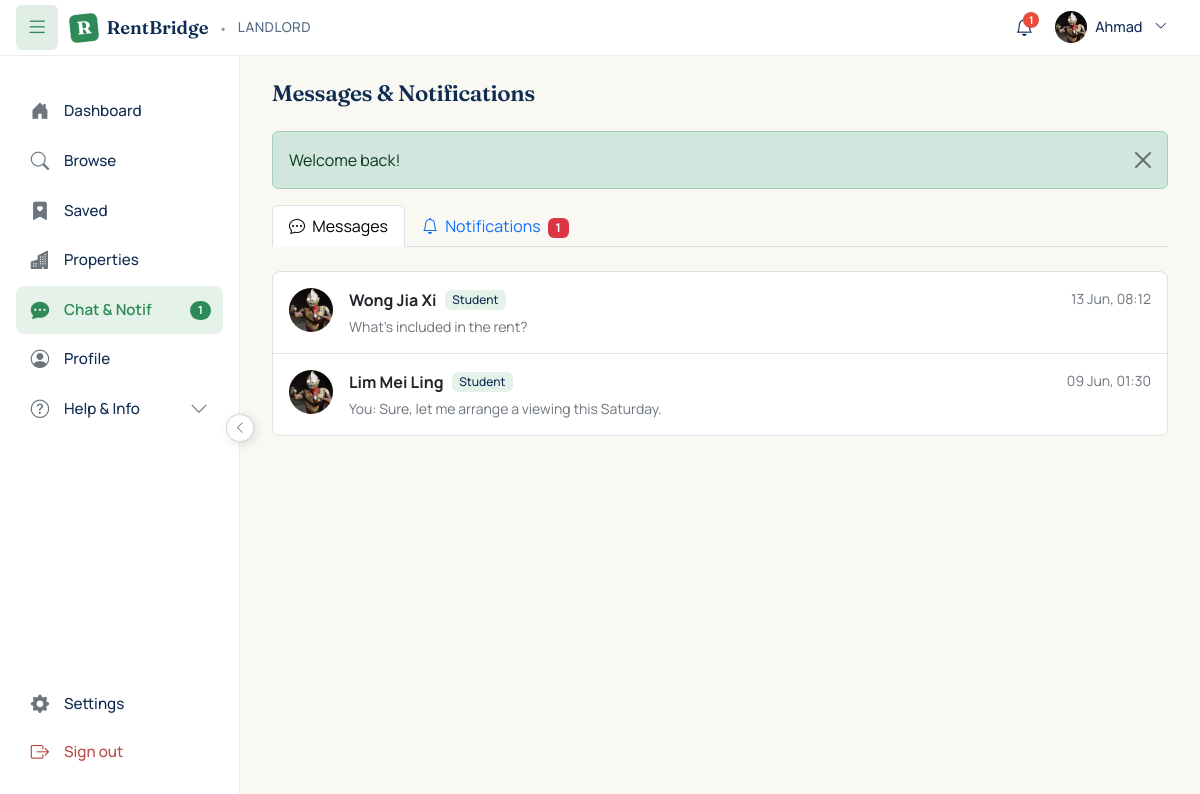
Screenshot of /chat.php (signed in) with the database file from the repository.
### tables this page shows
CREATE TABLE `landlords` (
  `user_id` int(11) NOT NULL,
  `full_name` varchar(150) NOT NULL,
  `preferred_name` varchar(50) NOT NULL DEFAULT '',
  `avatar_path` varchar(255) DEFAULT NULL,
  `ic_no` varchar(20) NOT NULL,
  `phone` varchar(20) NOT NULL,
  `allow_whatsapp` tinyint(1) NOT NULL DEFAULT 0,
  `address` varchar(255) DEFAULT NULL,
  `verified` tinyint(1) NOT NULL DEFAULT 0
);

CREATE TABLE `conversations` (
  `id` int(11) NOT NULL,
  `user_a` int(11) NOT NULL COMMENT 'Always lower user_id',
  `user_b` int(11) DEFAULT NULL,
  `property_id` int(11) DEFAULT NULL,
  `tenancy_id` int(11) DEFAULT NULL,
  `context_type` enum('property_inquiry','tenancy','friend','agent_case','other','contract_prep','housemate_group') NOT NULL DEFAULT 'other',
  `last_message_at` timestamp NULL DEFAULT NULL,
  `last_message_preview` varchar(120) DEFAULT NULL,
  `last_sender_id` int(11) DEFAULT NULL,
  `is_locked` tinyint(1) NOT NULL DEFAULT 0,
  `locked_reason` varchar(255) DEFAULT NULL,
  `created_at` timestamp NOT NULL DEFAULT current_timestamp()
);

CREATE TABLE `students` (
  `user_id` int(11) NOT NULL,
  `full_name` varchar(150) NOT NULL,
  `preferred_name` varchar(50) NOT NULL DEFAULT '',
  `avatar_path` varchar(255) DEFAULT NULL,
  `matric_no` varchar(20) NOT NULL,
  `ic_no` varchar(20) NOT NULL DEFAULT '',
  `university` varchar(80) NOT NULL DEFAULT 'UTeM',
  `phone` varchar(20) NOT NULL,
  `allow_whatsapp` tinyint(1) NOT NULL DEFAULT 0,
  `looking_for_housing` tinyint(1) NOT NULL DEFAULT 0,
  `housing_pref_city` varchar(80) DEFAULT NULL,
  `housing_pref_max_rent` decimal(8,2) DEFAULT NULL,
  `housing_pref_move_in` date DEFAULT NULL,
  `housing_bio` varchar(255) DEFAULT NULL
);

CREATE TABLE `users` (
  `id` int(11) NOT NULL,
  `email` varchar(120) NOT NULL,
  `password_hash` varchar(255) NOT NULL,
  `primary_role` enum('student','landlord','agent','admin') NOT NULL,
  `status` enum('active','pending','suspended','rejected') NOT NULL DEFAULT 'active',
  `last_used_role` enum('student','landlord','agent','admin') DEFAULT NULL,
  `created_at` timestamp NOT NULL DEFAULT current_timestamp(),
  `updated_at` timestamp NOT NULL DEFAULT current_timestamp() ON UPDATE current_timestamp()
);

### chat.php (the view, shortened to what the rows shown need)
<?php
require_once __DIR__ . '/includes/auth.php';
require_once __DIR__ . '/includes/chat.php';
$userId = current_user_id();
$tab    = in_array($_GET['tab'] ?? '', ['messages','notifications']) ? $_GET['tab'] : 'messages';
$conversations = get_user_inbox($userId);
$stmt = db()->prepare("SELECT COUNT(*) FROM notifications WHERE user_id = ? AND is_read = 0");
$stmt->execute([$userId]);
$unreadNotif = (int)$stmt->fetchColumn();
$pageTitle = 'Messages & Notifications';
$activeNav = 'chat';
?>
<ul class="nav nav-tabs mb-4">
    <li class="nav-item">
        <a class="nav-link <?= $tab === 'messages' ? 'active' : '' ?>"
           href="/rentbridge/chat.php?tab=messages">
            <i class="bi bi-chat-dots me-1"></i> Messages
        </a>
    </li>
    <li class="nav-item">
        <a class="nav-link <?= $tab === 'notifications' ? 'active' : '' ?>"
           href="/rentbridge/chat.php?tab=notifications">
            <i class="bi bi-bell me-1"></i> Notifications
            <?php if ($unreadNotif > 0): ?>
                <span class="badge bg-danger ms-1"><?= $unreadNotif > 99 ? '99+' : $unreadNotif ?></span>
            <?php endif; ?>
        </a>
    </li>
</ul>
<?php if ($tab === 'messages'): ?>
    <?php if (empty($conversations)): ?>
        <div class="text-center py-5 bg-white rounded-3 border">
            <i class="bi bi-chat-dots" style="font-size: 3rem; color: rgba(15,44,82,0.15);"></i>
            <h4 class="mt-3">No conversations yet</h4>
            <p class="text-secondary small">
                Start a chat by clicking "Open RentBridge chat" on any property page.
            </p>
        </div>
    <?php else: ?>
        <div class="bg-white border rounded-3 overflow-hidden">
            <?php foreach ($conversations as $i => $c):
                $isGroup  = ($c['context_type'] === 'housemate_group');
                $other    = $isGroup ? null : chat_get_user_display((int)$c['other_user_id']);
            ?>
                <a href="/rentbridge/chat/conversation.php?id=<?= (int)$c['id'] ?>"
                   class="d-block text-decoration-none text-dark <?= $i > 0 ? 'border-top' : '' ?>"
                   style="transition: background 0.1s;"
                   onmouseover="this.style.background='#FAF8F3'"
                   onmouseout="this.style.background='white'">
                    <div class="p-3 d-flex justify-content-between align-items-start">
                        <div class="d-flex gap-3 flex-grow-1 me-3">
                            <?php if ($isGroup): ?>
                                <div style="width:44px; height:44px; border-radius:50%; background:#E4F2EA;
                                            color:#0F2C52; display:flex; align-items:center; justify-content:center;
                                            font-size:1.2rem; flex-shrink:0;">
                                    <i class="bi bi-people-fill"></i>
                                </div>
                            <?php else: ?>
                                <?php
                                require_once __DIR__ . '/includes/avatar.php';
                                $_otherAvatar = get_avatar_path((int)$other['id'], $other['primary_role']);
                                ?>
                                <?php render_avatar($_otherAvatar, $other['name'], 44); ?>
                            <?php endif; ?>
                            <div class="flex-grow-1">
                                <div class="d-flex align-items-center gap-2 mb-1">
                                    <?php if ($isGroup): ?>
                                        <strong>Housemate Group</strong>
                                        <span class="badge bg-success" style="font-weight:500;">Group</span>
                                    <?php else: ?>
                                        <strong><?= e($other['name']) ?></strong>
                                        <span class="badge"
                                              style="background: <?php
                                                  echo match($other['primary_role']) {
                                                      'student'  => '#E4F2EA',
                                                      'landlord' => '#E6ECF4',
                                                      'agent'    => '#FFF4D6',
                                                      'admin'    => '#F8D7DA',
                                                      default    => '#E2E2E2',
                                                  };
                                              ?>; color:#0F2C52; font-weight:500;">
                                            <?= e(ucfirst($other['primary_role'])) ?>
                                        </span>
                                    <?php endif; ?>
                                </div>
                                <?php if (!empty($c['last_message_preview'])): ?>
                                    <div class="small text-secondary">
                                        <?php if ((int)$c['last_sender_id'] === $userId): ?>
                                            <span class="text-secondary">You: </span>
                                        <?php endif; ?>
                                        <?= e($c['last_message_preview']) ?>
                                    </div>
                                <?php else: ?>
                                    <div class="small text-secondary fst-italic">No messages yet</div>
                                <?php endif; ?>
                            </div>
                        </div>
                        <div class="text-end">
                            <?php if (!empty($c['last_message_at'])): ?>
                                <div class="small text-secondary mb-1">
                                    <?= e(date('d M, H:i', strtotime($c['last_message_at']))) ?>
                                </div>
                            <?php endif; ?>
                        </div>
                    </div>
                </a>
            <?php endforeach; ?>
        </div>
    <?php endif; ?>
<?php endif; ?>
<?php
$pageContent = ob_get_clean();
$role = current_role();
if ($role === 'student') {
    require __DIR__ . '/includes/student_layout.php';
} elseif ($role === 'landlord') {
    require __DIR__ . '/includes/landlord_layout.php';
} elseif ($role === 'agent') {
    require __DIR__ . '/includes/agent_layout.php';
} else {
    require __DIR__ . '/includes/admin_layout.php';
}

### includes/avatar.php (shortened to what the rows shown need)
<?php
require_once __DIR__ . '/auth.php';
function get_avatar_path(int $userId, string $role): ?string {
    $tableMap = [
        'student'  => 'students',
        'landlord' => 'landlords',
        'agent'    => 'agents',
    ];
    $pdo = db();
    $stmt = $pdo->prepare("SELECT avatar_path FROM {$tableMap[$role]} WHERE user_id = ?");
    $stmt->execute([$userId]);
    return $stmt->fetchColumn() ?: null;
}
function render_avatar(?string $avatarPath, string $name, int $sizePx = 44, string $bgColor = '#E4F2EA'): void {
    if (!empty($avatarPath)) {
        ?>
        <img src="/rentbridge/<?= e($avatarPath) ?>"
             alt="<?= e($name) ?>"
             style="width:<?= $sizePx ?>px; height:<?= $sizePx ?>px;
                    border-radius:50%; object-fit:cover; flex-shrink:0;">
        <?php
    }
}

### includes/landlord_layout.php (shortened to what the rows shown need)
<?php
require_once __DIR__ . '/auth.php';
require_once __DIR__ . '/chat.php';
$pageTitle     = $pageTitle     ?? 'Landlord';
$activeNav     = $activeNav     ?? '';
$pageTabs      = $pageTabs      ?? [];
$pageContent   = $pageContent   ?? '';
$userId = current_user_id();
$pdo = db();
$stmt = $pdo->prepare("SELECT preferred_name, full_name FROM landlords WHERE user_id = ?");
$stmt->execute([$userId]);
$me = $stmt->fetch() ?: [];
$myName = ($me['preferred_name'] ?? '') ?: ($me['full_name'] ?? 'Landlord');
$unreadChat = chat_unread_total($userId);
$stmt = $pdo->prepare("SELECT COUNT(*) FROM notifications WHERE user_id = ? AND is_read = 0");
$stmt->execute([$userId]);
$unreadNotif = (int)$stmt->fetchColumn();
$totalUnread = $unreadChat + $unreadNotif;
?>
<!DOCTYPE html>
<html lang="en">
<head>
    <link href="https://cdn.jsdelivr.net/npm/bootstrap@5.3.3/dist/css/bootstrap.min.css" rel="stylesheet">
    <link href="https://cdn.jsdelivr.net/npm/bootstrap-icons@1.11.3/font/bootstrap-icons.min.css" rel="stylesheet">
    <link href="/rentbridge/assets/css/style.css" rel="stylesheet">
    <link href="/rentbridge/assets/css/student.css" rel="stylesheet">
</head>
<body class="landlord-body">
<header class="user-topbar">
    <button type="button" class="topbar-toggle" id="sidebarToggle"
            data-tooltip="Hide sidebar" aria-label="Toggle sidebar">
        <i class="bi bi-list"></i>
    </button>
    <a href="/rentbridge/landlord/dashboard.php" class="topbar-brand">
        <span class="topbar-logo">R</span>
        <span class="topbar-name">RentBridge</span>
        <span style="opacity:0.5; margin: 0 4px;">·</span>
        <span style="font-family:'Manrope',sans-serif; font-size:0.85rem; font-weight:500;
                     letter-spacing:0.5px; text-transform:uppercase; opacity:0.7;">Landlord</span>
    </a>
<div class="topbar-right">
    <?php require_once __DIR__ . '/notifications_bell.php'; ?>
    <div class="topbar-user-menu dropdown">
        <button class="topbar-user-btn dropdown-toggle"
                type="button"
                data-bs-toggle="dropdown"
                aria-expanded="false">
            <?php
            require_once __DIR__ . '/avatar.php';
            $_avatarPath = get_avatar_path($userId, 'landlord');
            ?>
            <span class="topbar-user-name d-none d-md-inline">
                <?= e($myName) ?>
            </span>
            <i class="bi bi-chevron-down small ms-1 d-none d-md-inline"></i>
        </button>
    </div>
</div></header>
<div class="user-shell">
    <aside class="user-sidebar" id="userSidebar">
        <nav class="sidebar-nav">
            <nav class="sidebar-nav">
            <a href="/rentbridge/landlord/dashboard.php"
               class="sidebar-link <?= $activeNav === 'dashboard' ? 'active' : '' ?>">
                <i class="bi bi-house-door-fill"></i>
                <span class="sidebar-label">Dashboard</span>
            </a>
            <a href="/rentbridge/listings.php"
               class="sidebar-link <?= $activeNav === 'browse' ? 'active' : '' ?>">
                <i class="bi bi-search"></i>
                <span class="sidebar-label">Browse</span>
            </a>
            <a href="/rentbridge/saved.php"
               class="sidebar-link <?= $activeNav === 'saved' ? 'active' : '' ?>">
                <i class="bi bi-bookmark-heart-fill"></i>
                <span class="sidebar-label">Saved</span>
            </a>
            <a href="/rentbridge/landlord/properties.php"
               class="sidebar-link <?= $activeNav === 'properties' ? 'active' : '' ?>">
                <i class="bi bi-buildings-fill"></i>
                <span class="sidebar-label">Properties</span>
            </a>
            <a href="/rentbridge/chat.php"
               class="sidebar-link <?= $activeNav === 'chat' ? 'active' : '' ?>">
                <i class="bi bi-chat-dots-fill"></i>
                <span class="sidebar-label">Chat &amp; Notif</span>
                <?php if ($totalUnread > 0): ?>
                    <span class="sidebar-badge"><?= $totalUnread > 9 ? '9+' : $totalUnread ?></span>
                <?php endif; ?>
            </a>
            <a href="/rentbridge/landlord/profile.php"
               class="sidebar-link <?= $activeNav === 'profile' ? 'active' : '' ?>">
                <i class="bi bi-person-circle"></i>
                <span class="sidebar-label">Profile</span>
            </a>
            <div class="sidebar-collapsible">
                <button class="sidebar-link sidebar-collapsible-toggle"
                        data-collapse-target="helpMenu" type="button">
                    <i class="bi bi-question-circle"></i>
                    <span class="sidebar-label">Help &amp; Info</span>
                    <i class="bi bi-chevron-down sidebar-chevron"></i>
                </button>
            </div>
        </nav>
        <div class="sidebar-footer">
            <a href="/rentbridge/landlord/settings.php"
               class="sidebar-link <?= $activeNav === 'settings' ? 'active' : '' ?>">
                <i class="bi bi-gear-fill"></i>
                <span class="sidebar-label">Settings</span>
            </a>
            <a href="/rentbridge/auth/logout.php" class="sidebar-link sidebar-logout">
                <i class="bi bi-box-arrow-right"></i>
                <span class="sidebar-label">Sign out</span>
            </a>
        </div>
    </aside>
    <button type="button" class="sidebar-edge-btn" id="sidebarEdgeBtn" aria-label="Toggle sidebar">
        <i class="bi bi-chevron-left"></i>
    </button>
    <main class="user-main">
        <div class="user-content">
            <?php if (empty($pageTabs) && ($showPageTitle ?? true)): ?>
                <div class="user-page-header-noTabs">
                    <h1 class="user-page-title-inline"><?= e($pageTitle) ?></h1>
                </div>
            <?php endif; ?>
            <?php $flash = get_flash(); if ($flash): ?>
                <div class="alert alert-<?= e($flash['type']) ?> alert-dismissible fade show">
                    <?= e($flash['message']) ?>
                    <button type="button" class="btn-close" data-bs-dismiss="alert"></button>
                </div>
            <?php endif; ?>
            <?= $pageContent ?>
        </div>
    </main>
</div>
</body>
</html>

### rows the page displays
landlords: avatar_path (placeholder picture), preferred_name "Ahmad"
conversations: students.avatar_path (placeholder picture), name "Wong Jia Xi", user_a.primary_role "Student", last_message_preview "What's included in the rent?", last_message_at "13 Jun, 08:12"
conversations: students.avatar_path (placeholder picture), name "Lim Mei Ling", user_a.primary_role "Student", shows "You:", last_message_preview "Sure, let me arrange a viewing this Saturday.", last_message_at "09 Jun, 01:30"

### other values shown
min($_nb_total, 99) "1"
$totalUnread "1"
$pageTitle "Messages & Notifications"
$flash['message'] "Welcome back!"
$unreadNotif "1"
